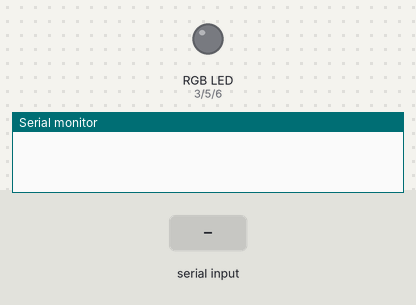
Bench run of a sketch on a simulated Arduino Uno, built with avr-gcc and run on an emulated ATmega328P. Parts: an RGB LED mixed from three pins (HIGH = lit), the last lines printed to the serial monitor. Inputs (shaded band) come from the test bench.

Above: at 1.2 s.
1.3 s: "90,45,200\n" received over Serial
At 2.4 s:
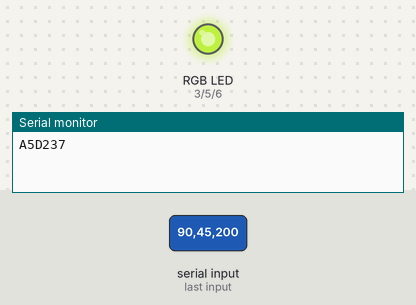
2.8 s: "30,150,10\n" received over Serial
At 3.5 s:
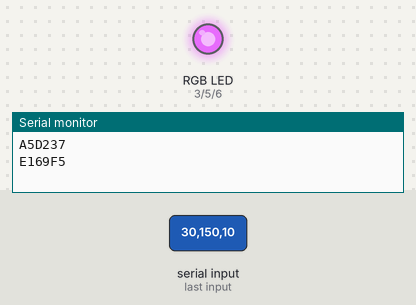
4.3 s: "1,90,45\n" received over Serial
At 4.6 s:
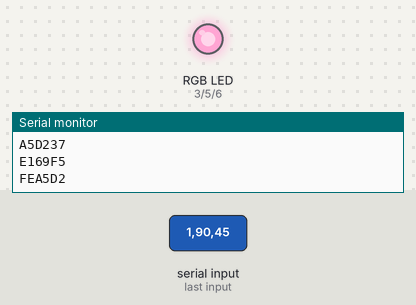
Timing chart, 0 to 7.3 s (numbered marks = the images above; inputs shaded):
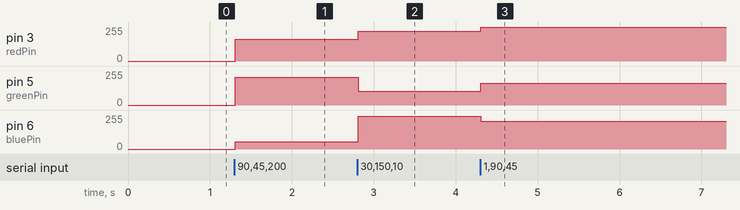

The sketch:

serial_comm.ino
```cpp
const int redPin = 3;
const int greenPin = 5;
const int bluePin = 6;

void setup() {
  // initialize serial:
  Serial.begin(9600);
  // make the pins outputs:
  pinMode(redPin, OUTPUT);
  pinMode(greenPin, OUTPUT);
  pinMode(bluePin, OUTPUT);

}

void loop() {
  // if there's any serial available, read it:
  while (Serial.available() > 0) {

    // look for the next valid integer in the incoming serial stream:
    int red = Serial.parseInt();
    // do it again:
    int green = Serial.parseInt();
    // do it again:
    int blue = Serial.parseInt();

    // look for the newline. That's the end of your
    // sentence:
    if (Serial.read() == '\n') {
      // constrain the values to 0 - 255 and invert
      // if you're using a common-cathode LED, just use "constrain(color, 0, 255);"
      red = 255 - constrain(red, 0, 255);
      green = 255 - constrain(green, 0, 255);
      blue = 255 - constrain(blue, 0, 255);

      // fade the red, green, and blue legs of the LED:
      analogWrite(redPin, red);
      analogWrite(greenPin, green);
      analogWrite(bluePin, blue);

      // print the three numbers in one string as hexadecimal:
      Serial.print(red, HEX);
      Serial.print(green, HEX);
      Serial.println(blue, HEX);
    }
  }
}
```

Measured:
- after the input at 1.3 s, pin 3 (redPin): 0/255 → 165/255 at once; pin 5 (greenPin): 0/255 → 210/255 at once; pin 6 (bluePin): 0/255 → 55/255 at once
- after the input at 2.8 s, pin 3 (redPin): 165/255 → 225/255 at once; pin 5 (greenPin): 210/255 → 105/255 at once; pin 6 (bluePin): 55/255 → 245/255 at once
- after the input at 4.3 s, pin 3 (redPin): 225/255 → 254/255 at once; pin 5 (greenPin): 105/255 → 165/255 at once; pin 6 (bluePin): 245/255 → 210/255 at once
